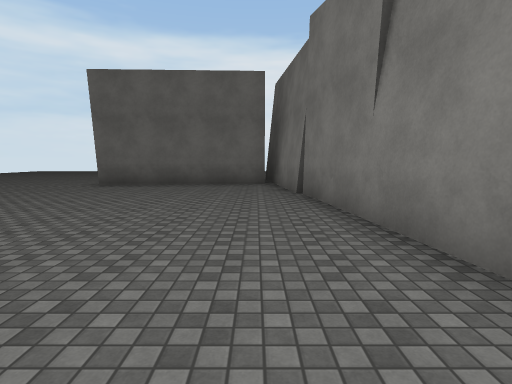
[1] (above)

24 first-person views from a walk through a scene from a Unity 3-D project. The camera is 1.5 m above the floor, tilts 6° down and sees 80° across. The floor is counted in squares, 2 m on a side. Each view is taken from the middle of a square. On the plan, view 1 faces up. The plan holds only what a view shows up to about 10 squares ahead; the rest is blank. The place goes on beyond the plan. The player is left out. Surface patterns are stand-ins for the level's own textures.

[2]
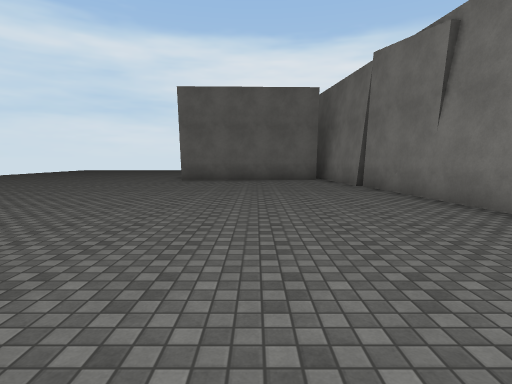

[3]
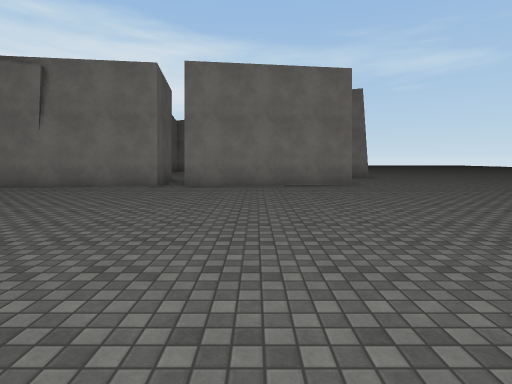

[4]
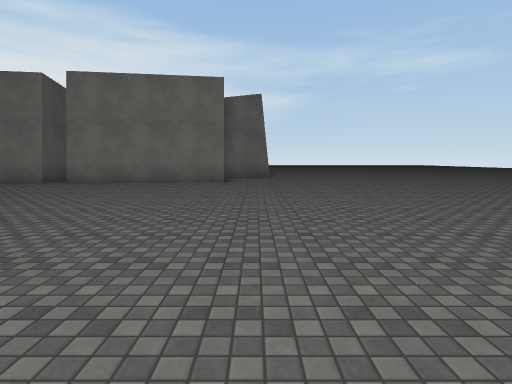

[5]
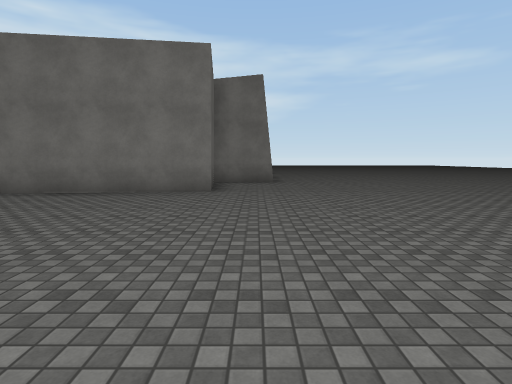

[6]
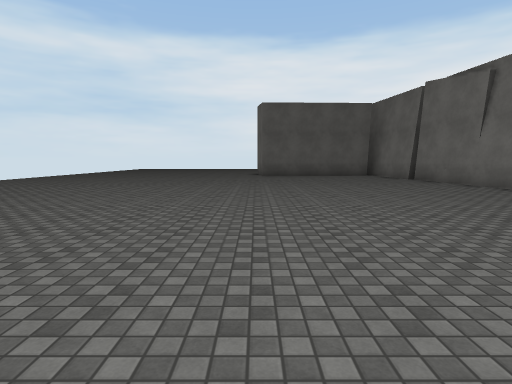

[7]
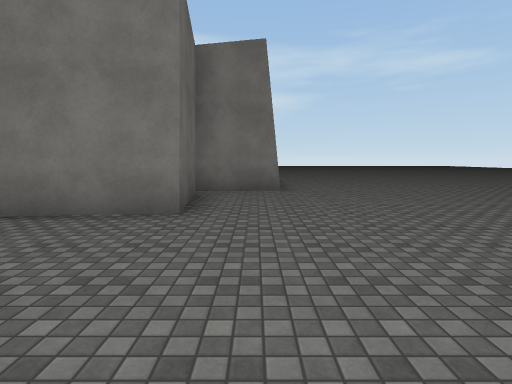

[8]
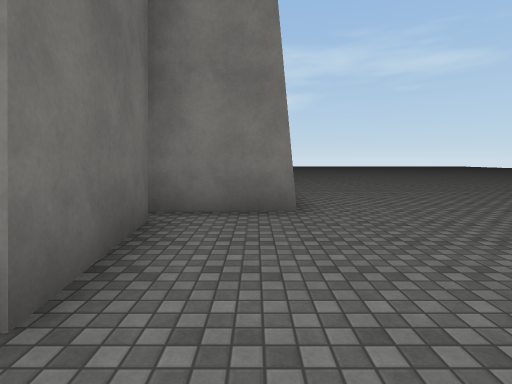

[9]
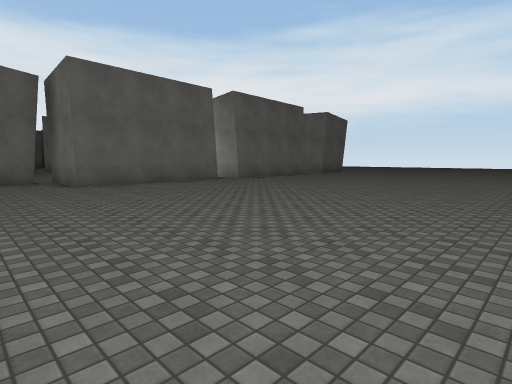

[10]
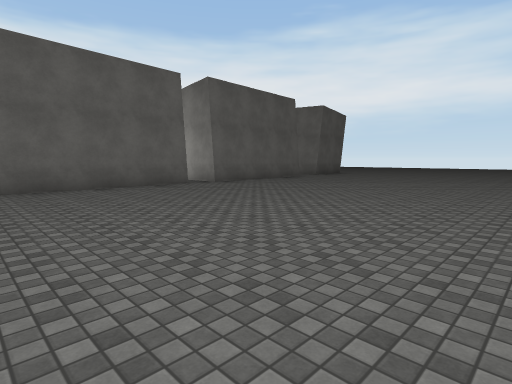

[11]
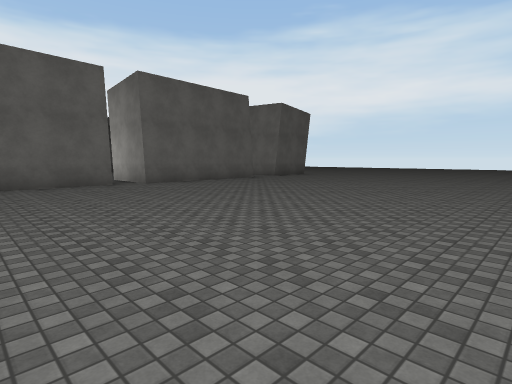

[12]
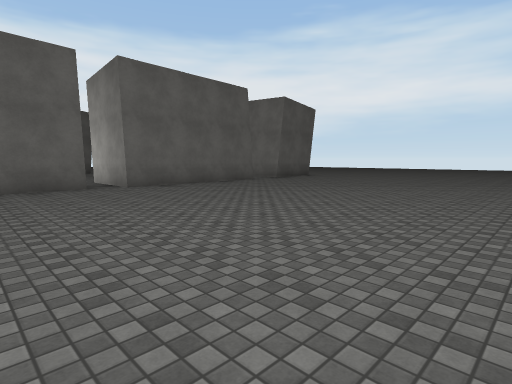

[13]
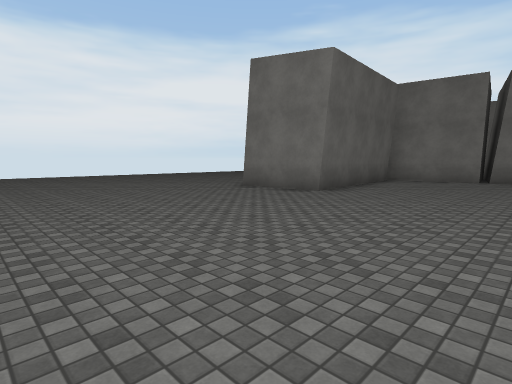

[14]
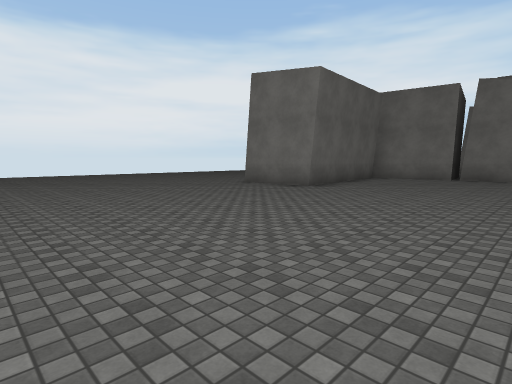

[15]
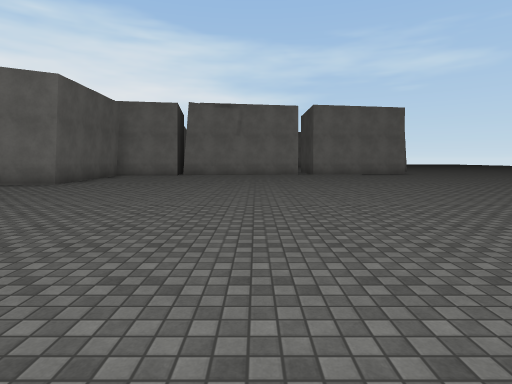

[16]
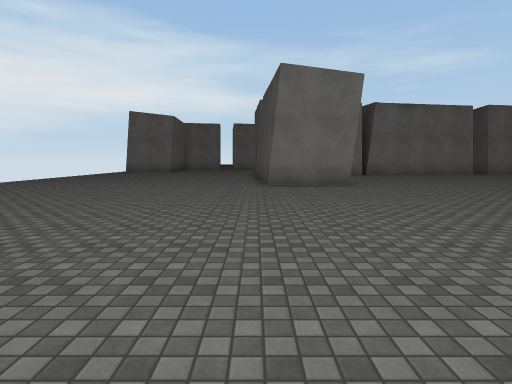

[17]
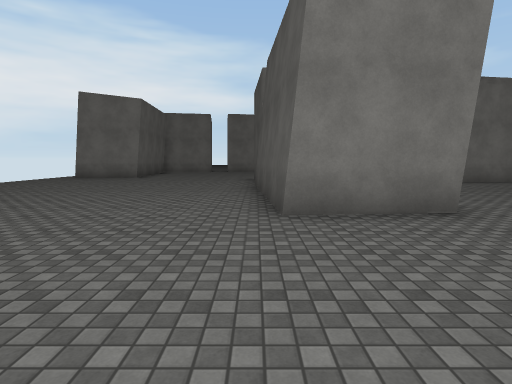

[18]
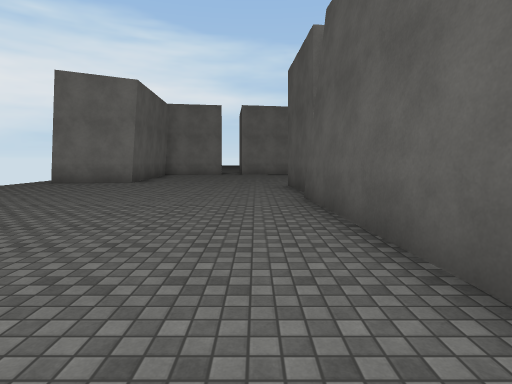

[19]
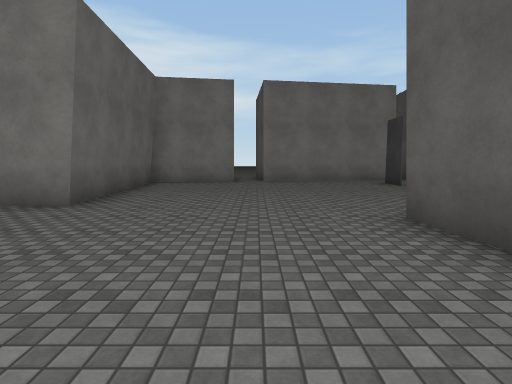

[20]
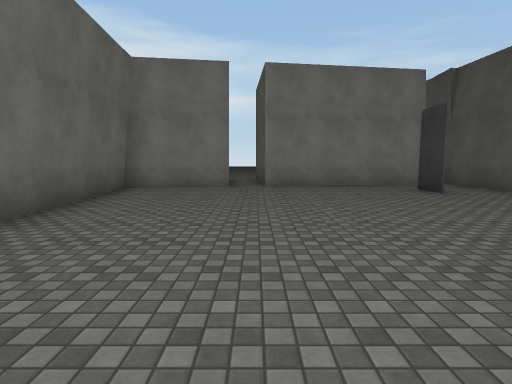

[21]
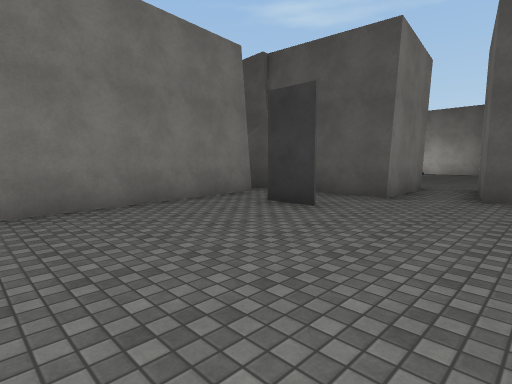

[22]
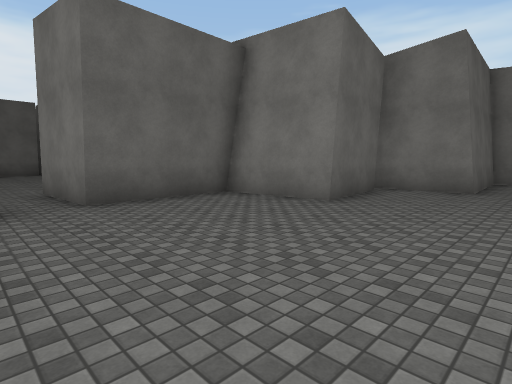

[23]
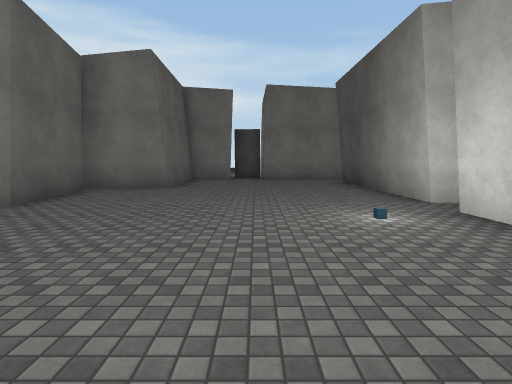

[24]
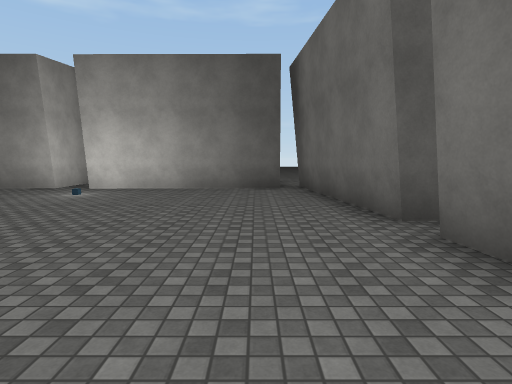

### Floor plan
Points are (right, up) in squares from view 1. A wall is a line through its corners. A room is listed if a view was taken in it or the views show most of it. See-through windows are left out.
Room 1 (views 1, 2, 3, 4, 5, 6, 7, 8, 9, 10, 11, 12, 13, 14, 15, 16, 17, 18, 19, 20, 21)
walls: (1.7, 0.8) (1.1, 6.6); (1.1, 6.8) (0.7, 10.1); (4.9, -4.6) (2.4, -4.9) (1.8, 0); (0.3, 9.5) (-4.7, 9.1) (-4.9, 11.6) (0.1, 12); (5.5, 7.4) (5.9, 7.5); (0.8, 11.8) (2.9, 12.1); (7.4, 7.9) (11.2, 8.2); (7.7, 9.8) (8.5, 9.8); (10.5, -6.4) (5.4, -6.5) (5.4, -4); (10.5, 8.7) (9.9, 13.7) (10.9, 13.8); (13.8, -6.5) (11.4, -6.5); (9.8, 14.7) (9.5, 17.6); (9, 17.4) (4, 17) (3.8, 19.5)
ways out: opening at (7, 6.5) to room 2; opening at (11, -6) to room 2
objects: other object (9, 10)
Room 2 (views 22, 23, 24)
walls: (13.6, 3.3) (11.1, 3) (10.8, 5.6) (7.5, 5.4) (7.4, 7.9); (4.4, 0.3) (4.9, -4.6); (5.4, -4) (10.4, -3.9); (4.2, 1.9) (4.3, 1.1); (11.4, -6.5) (11.3, -4) (16.1, -3.9); (17.6, 1.5) (14.1, 1.4) (14.1, 3.7); (5.9, 7.5) (6.4, 5)
ways out: opening at (7, 6.5) to room 1; opening at (11, -6) to room 1

Where each view was taken, in squares from view 1:
view 1: 0 up, 0 right, facing up
view 2: 2 down, 2 left, facing up
view 3: 2 down, 7 left, facing right
view 4: 6 down, 8 left, facing right
view 5: 6 down, 5 left, facing right
view 6: 5 down, 5 left, facing up
view 7: 6 down, 2 left, facing right
view 8: 6 down, 1 right, facing right
view 9: 16 down, 3 right, facing up-right
view 10: 15 down, 5 right, facing up-right
view 11: 16 down, 7 right, facing up-right
view 12: 15 down, 8 right, facing up-right
view 13: 5 up, 11 left, facing up-right
view 14: 4 up, 12 left, facing up-right
view 15: 3 up, 14 left, facing right
view 16: 12 up, 14 left, facing right
view 17: 12 up, 9 left, facing right
view 18: 13 up, 6 left, facing right
view 19: 14 up, 1 left, facing right
view 20: 14 up, 1 right, facing right
view 21: 14 up, 5 right, facing down-right
view 22: 0 up, 6 right, facing up-right
view 23: 1 down, 6 right, facing right
view 24: 4 up, 6 right, facing down
